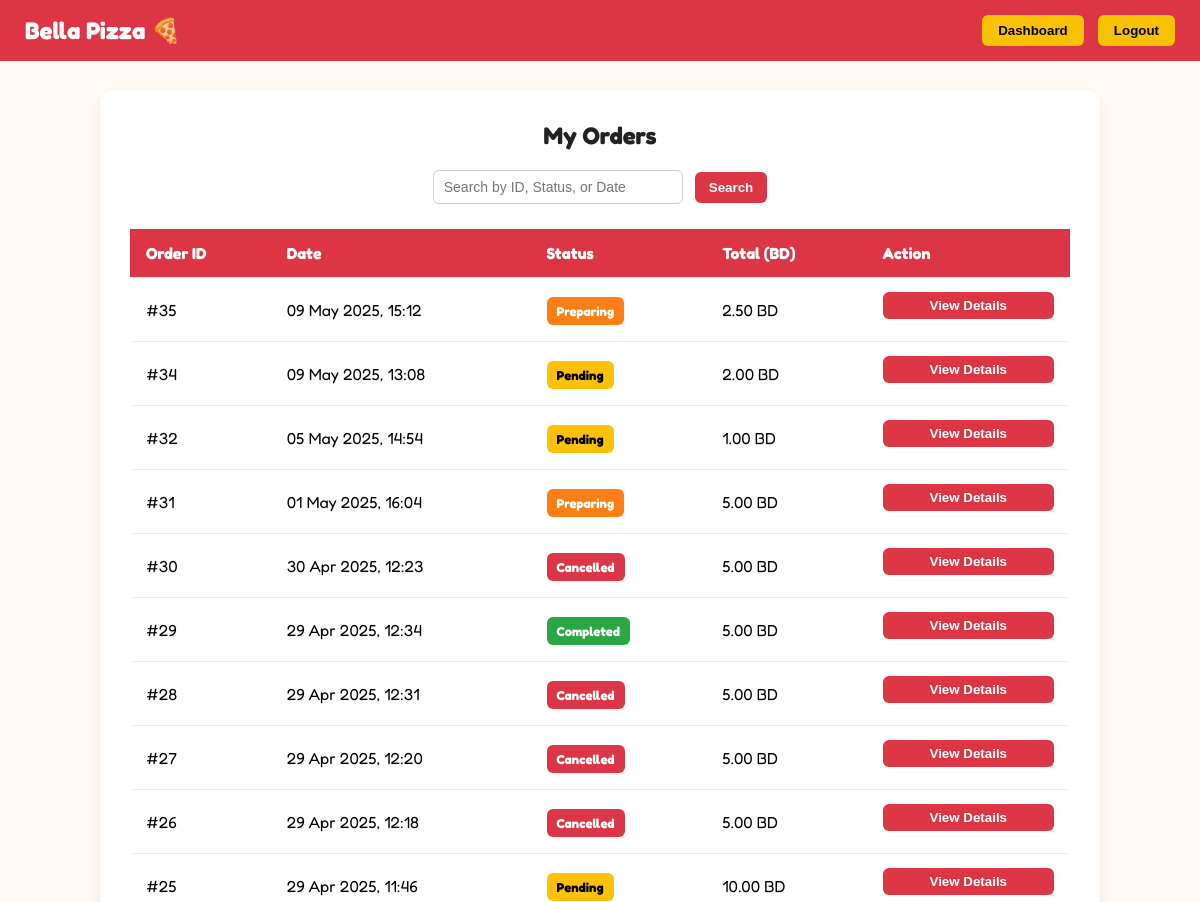
Before: /app/my_orders.php (signed in, upper part) with the older database file.
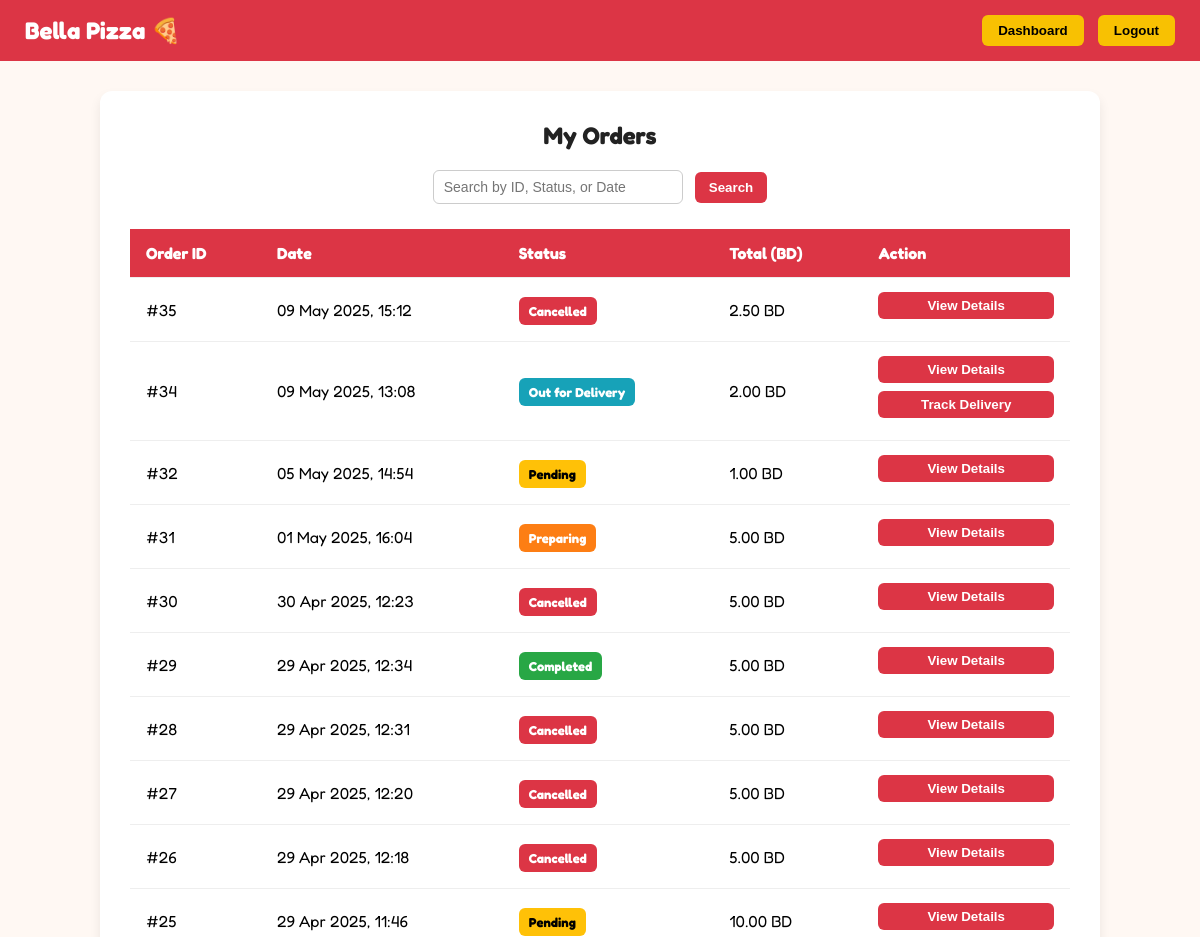
After: the same page with the newer database file.
### tables this page shows
CREATE TABLE `order` (
  `order_id` int NOT NULL AUTO_INCREMENT,
  `customer_id` int DEFAULT NULL,
  `order_date` timestamp NOT NULL DEFAULT CURRENT_TIMESTAMP,
  `status` varchar(50) NOT NULL,
  `total_amount` decimal(10,2) NOT NULL,
  `created_at` timestamp NOT NULL DEFAULT CURRENT_TIMESTAMP,
  `updated_at` timestamp NOT NULL DEFAULT CURRENT_TIMESTAMP ON UPDATE CURRENT_TIMESTAMP,
  `delivery_driver_id` int DEFAULT NULL,
  PRIMARY KEY (`order_id`),
  KEY `customer_id` (`customer_id`),
  KEY `fk_order_delivery_driver` (`delivery_driver_id`),
  CONSTRAINT `fk_order_delivery_driver` FOREIGN KEY (`delivery_driver_id`) REFERENCES `employee` (`employee_id`) ON DELETE SET NULL,
  CONSTRAINT `order_ibfk_1` FOREIGN KEY (`customer_id`) REFERENCES `customer` (`customer_id`)
);

### app/my_orders.php (the view, shortened to what this page needs)
<?php
$pdo = new PDO("mysql:host=db;dbname=RestaurantDB", "root", "rootpass");
$pdo->setAttribute(PDO::ATTR_ERRMODE, PDO::ERRMODE_EXCEPTION);
$user_id = $_SESSION["user_id"];
$sql = "SELECT * FROM `order` WHERE customer_id = :customer_id ORDER BY order_date DESC";
$stmt = $pdo->prepare($sql);
$stmt->execute([':customer_id' => $user_id]);
$orders = $stmt->fetchAll(PDO::FETCH_ASSOC);
$search = $_GET['search'] ?? '';
?>
<!DOCTYPE html>
<html lang="en">
<head>
</head>
<body>
<div class="navbar">
    <h1>Bella Pizza 🍕</h1>
    <div class="actions">
        <button onclick="location.href='dashboard_user.php'">Dashboard</button>
        <button onclick="location.href='logout.php'">Logout</button>
    </div>
</div>
<div class="container">
    <h2>My Orders</h2>
    <?php if (count($orders) > 0): ?>
        <form method="GET" class="search-form">
            <input type="text" name="search" placeholder="Search by ID, Status, or Date" value="<?= htmlspecialchars($search) ?>">
            <button type="submit">Search</button>
        </form>
        <table>
            <tr>
                <th>Order ID</th>
                <th>Date</th>
                <th>Status</th>
                <th>Total (BD)</th>
                <th>Action</th>
            </tr>
            <?php foreach ($orders as $order): ?>
                <tr>
                    <td>#<?= htmlspecialchars($order['order_id']) ?></td>
                    <td><?= htmlspecialchars(date('d M Y, H:i', strtotime($order['order_date']))) ?></td>
                    <td>
                        <span class="status-badge <?= str_replace(' ', '', htmlspecialchars($order['status'])) ?>">
                            <?= htmlspecialchars($order['status']) ?>
                        </span>
                    </td>
                    <td><?= number_format($order['total_amount'], 2) ?> BD</td>
                    <td class="view-button">
    <div>
        <form method="GET" action="order_details_user.php" style="margin: 0;">
            <button type="submit">View Details</button>
        </form>
    </div>
<?php if ($order['status'] === 'Out for Delivery' && !empty($order['delivery_driver_id'])): ?>
    <form method="GET" action="track_delivery.php" style="margin: 0;">
        <button type="submit">Track Delivery</button>
    </form>
<?php endif; ?>
</td>
                </tr>
            <?php endforeach; ?>
        </table>
    <?php else: ?>
        <p style="text-align:center; margin-top:20px;">You have not placed any orders yet.</p>
    <?php endif; ?>
</div>
</body>
</html>

### app/my_orders.php (style rules this page uses)
:root { --primary: #dc3545; --accent: #f8c102; --light: #fff; --dark: #222; --bg: #fff8f3; }
* { box-sizing: border-box; margin: 0; padding: 0; }
body { font-family: 'Fredoka', sans-serif; background: var(--bg); min-height: 100vh; padding: 0; margin: 0; }
.navbar { background: var(--primary); color: var(--light); padding: 15px 25px; display: flex; justify-content: space-between; align-items: center; }
.navbar h1 { font-size: 1.5rem; margin: 0; }
.navbar .actions button { background: var(--accent); color: black; border: none; padding: 8px 16px; font-weight: bold; border-radius: 6px; margin-left: 10px; cursor: pointer; }
.container { background: var(--light); border-radius: 12px; padding: 30px; max-width: 1000px; width: 100%; box-shadow: 0 6px 12px rgba(0,0,0,0.08); margin: 30px auto; }
h2 { text-align: center; margin-bottom: 20px; color: var(--dark); }
.search-form { text-align: center; margin-bottom: 25px; }
.search-form input[type="text"] { padding: 8px 10px; border-radius: 6px; border: 1px solid #ccc; width: 250px; font-size: 14px; }
.search-form button { padding: 8px 14px; background-color: var(--primary); border: none; color: white; font-weight: bold; border-radius: 6px; margin-left: 8px; cursor: pointer; }
table { width: 100%; border-collapse: collapse; }
th, td { padding: 14px 16px; text-align: left; border-bottom: 1px solid #eee; }
th { background-color: var(--primary); color: var(--light); }
.status-badge { padding: 6px 10px; border-radius: 6px; font-size: 13px; color: white; font-weight: bold; }
.Pending { background-color: #ffc107; color: black; }
.Preparing { background-color: #fd7e14; }
.OutforDelivery { background-color: #17a2b8; }
.Completed { background-color: #28a745; }
.Cancelled { background-color: #dc3545; }
.view-button button { background-color: var(--primary); color: white; border: none; padding: 6px 12px; border-radius: 6px; font-weight: bold; cursor: pointer; display: block; width: 100%; margin-bottom: 8px; }

Changed rows visible on the page:
changed order "09 May 2025, 15:12": status "Preparing" → "Cancelled"
changed order id 34: status "Pending" → "Out for Delivery"; now shows "Track Delivery"
